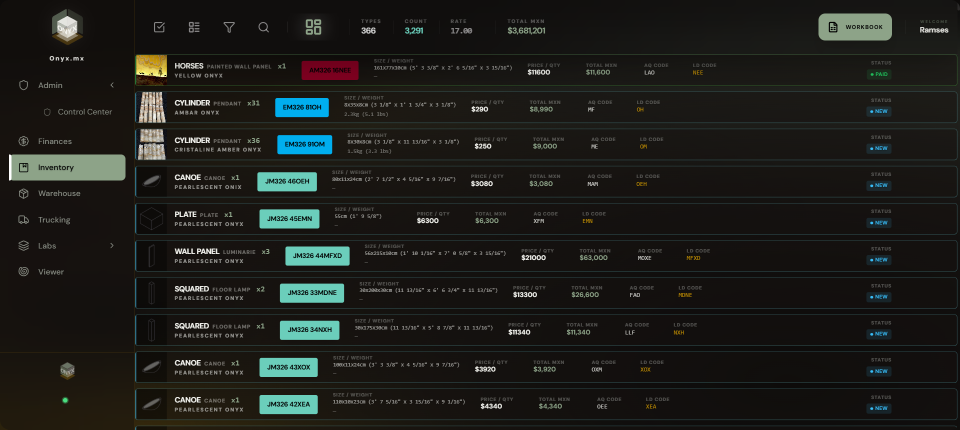
#> input picture tutorial/step1.png, 1920 x 859 px, found by its file name (shown at 1/2 size)
$ python blur_images.py
#> lines starting #> are read from the running program, lines starting #| are printed output that depends on the picture
from PIL import Image, ImageFilter

images = [
    ("public/tutorial/step1.png", 120),
    ("public/tutorial/step2.png", 330),
    ("public/tutorial/step3.png", 440),
    ("public/tutorial/step4.png", 540),
    ("public/tutorial/step5.png", 540)
]

username_box = (1750, 40, 1900, 90)

for img_path, y_start in images:
    try:
        img = Image.open(img_path)
#> img is the input picture: PIL image 1920x859 RGB; mean R, G, B 29.4, 30.2, 26.6

        # Blur username
        u_crop = img.crop(username_box)
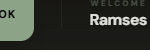
#> u_crop: PIL image 150x50 RGB; mean R, G, B 54.5, 58.8, 51.3
        u_blur = u_crop.filter(ImageFilter.GaussianBlur(radius=15))
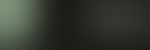
#> u_blur: PIL image 150x50 RGB; mean R, G, B 52.6, 56.8, 49.5
        img.paste(u_blur, username_box)

        # Blur item details
        items_box = (150, y_start, 1920, img.height)
#> items_box = (150, 120, 1920, 859)
        i_crop = img.crop(items_box)
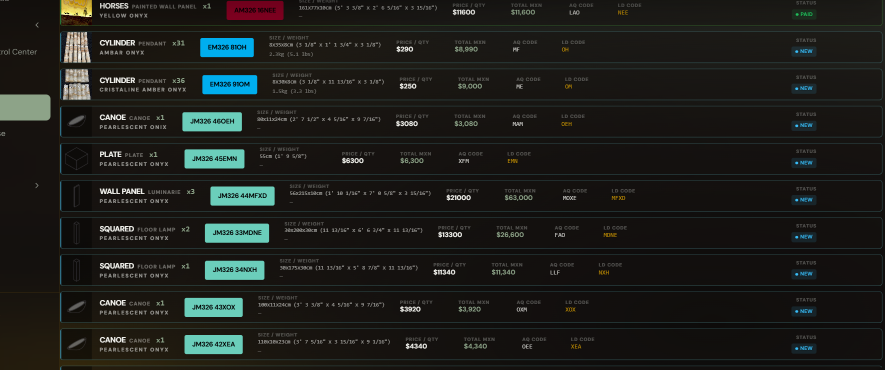
#> i_crop: PIL image 1770x739 RGB (shown at 1/2 size); mean R, G, B 29.5, 30.8, 27.3
        i_blur = i_crop.filter(ImageFilter.GaussianBlur(radius=15))
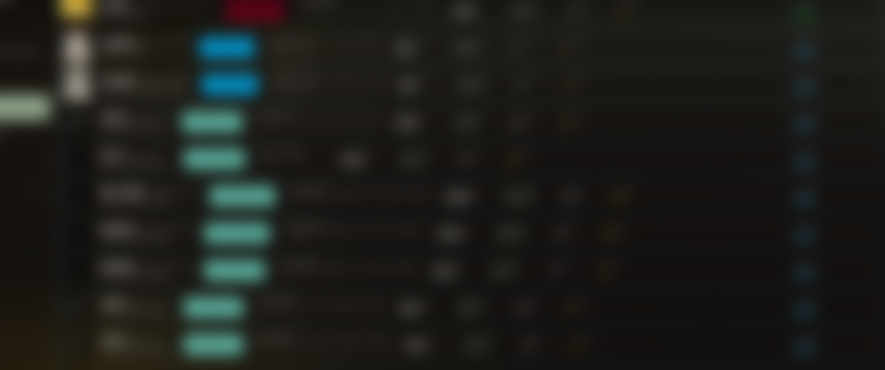
#> i_blur: PIL image 1770x739 RGB (shown at 1/2 size); mean R, G, B 29.4, 30.7, 27.3
        img.paste(i_blur, items_box)
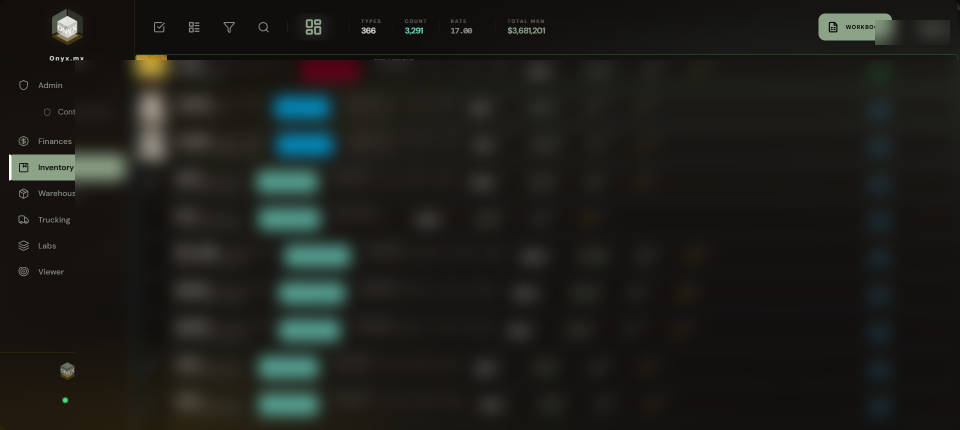
#> img: PIL image 1920x859 RGB (shown at 1/2 size); mean R, G, B 29.4, 30.1, 26.5

        img.save(img_path)
        print(f"Processed {img_path}")
    except Exception as e:
        print(f"Failed {img_path}: {e}")
#> pass 2 of the loop `for img_path, y_start in images:`:
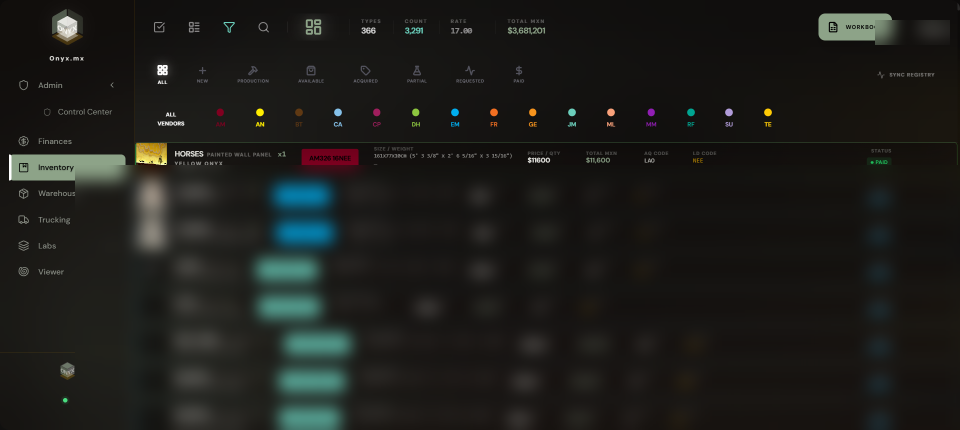
#> input picture tutorial/step2.png, 1920 x 859 px, found by its file name (shown at 1/2 size)
#> img is the input picture: PIL image 1920x859 RGB; mean R, G, B 29.1, 29.5, 26.5
#> `u_crop = img.crop(username_box)`:
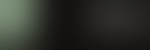
#> u_crop: PIL image 150x50 RGB; mean R, G, B 46.4, 48.7, 42.4
#> `i_crop = img.crop(items_box)`:
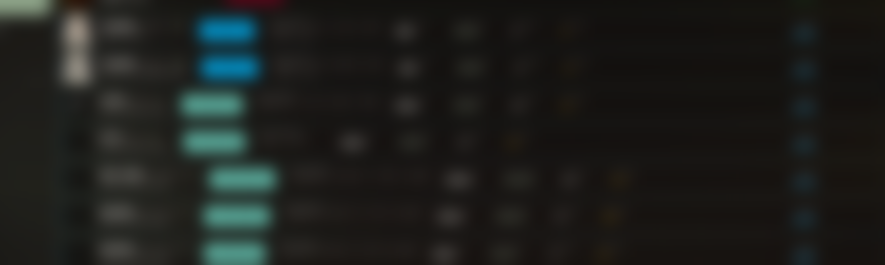
#> i_crop: PIL image 1770x529 RGB (shown at 1/2 size); mean R, G, B 29.7, 31.6, 29
#> i_blur: PIL image 1770x529 RGB
#> pass 3 of the loop `for img_path, y_start in images:`:
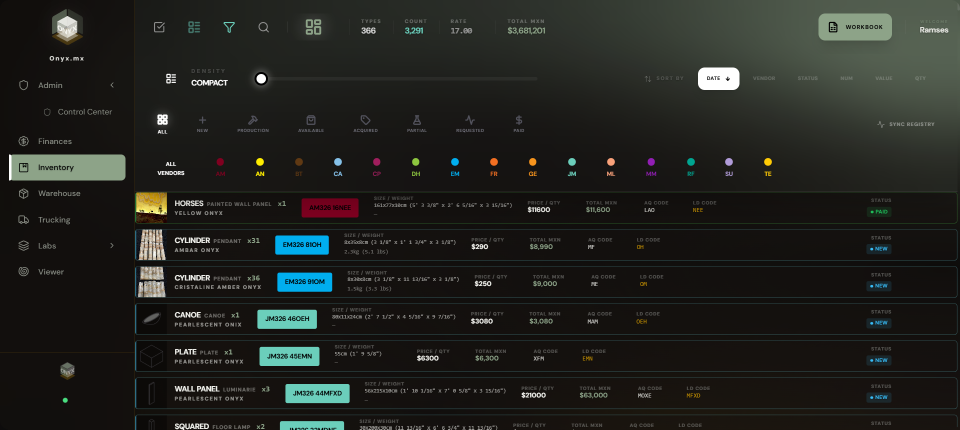
#> input picture tutorial/step3.png, 1920 x 859 px, found by its file name (shown at 1/2 size)
#> img is the input picture: PIL image 1920x859 RGB; mean R, G, B 34.1, 35.4, 31.5
#> i_crop: PIL image 1770x419 RGB
#> `i_blur = i_crop.filter(ImageFilter.GaussianBlur(radius=15))`:
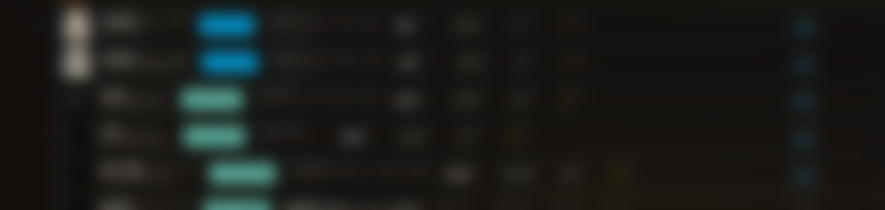
#> i_blur: PIL image 1770x419 RGB (shown at 1/2 size); mean R, G, B 26.7, 28.4, 26.1
#> `img.paste(i_blur, items_box)`:
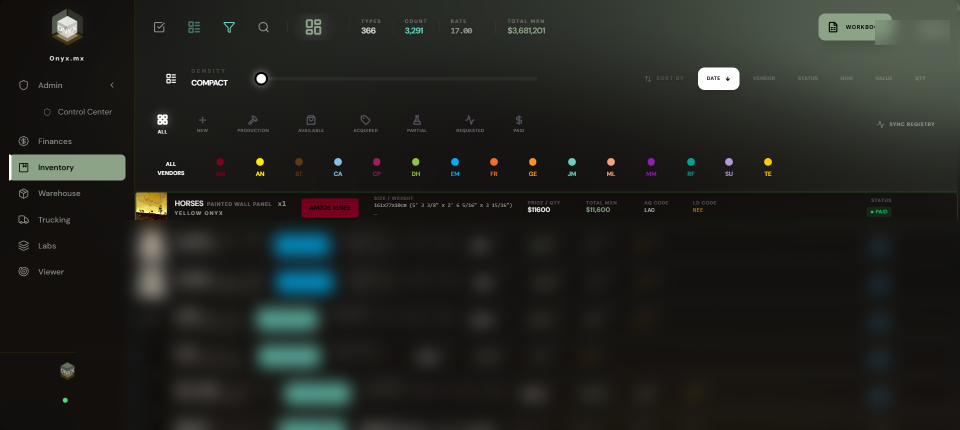
#> img: PIL image 1920x859 RGB (shown at 1/2 size); mean R, G, B 34.1, 35.4, 31.4
#> the loop made 5 passes; the first 3 are shown
